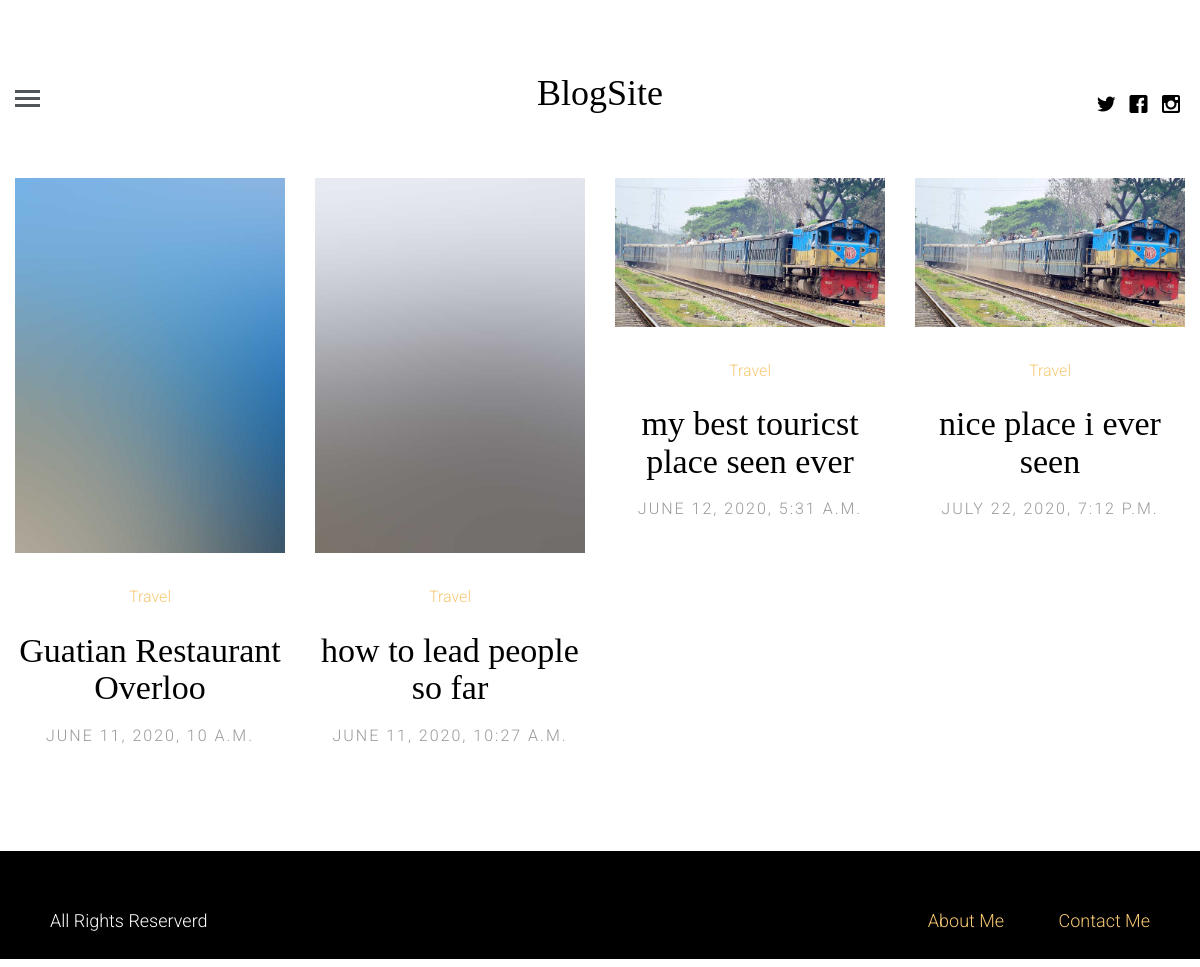
Page /category/Travel (signed in) on the committed database.
### blog/models.py (models this page shows, shortened)
class Post(models.Model):
    title = models.CharField(max_length=150)
    image = models.ImageField()
    category = models.ForeignKey(Post_Catetory, on_delete=models.CASCADE)
    description = RichTextField()
    author = models.ForeignKey(RegisterUser, on_delete=models.CASCADE)
    is_approve = models.BooleanField(default=True)
    posted = models.DateTimeField(auto_now_add=True)
    updated = models.DateTimeField(auto_now=True)

class Post_Catetory(models.Model):
    name = models.CharField(max_length=120)
    def __str__(self):
        return self.name

### blog/views.py (the view)
# urls.py: path('category/<name>', views.post_category, name='post_category'),
def post_category(request, name):
    category = get_object_or_404(Post_Catetory, name=name)
    posts = Post.objects.filter(category=category)
    context = {
        'posts':posts,
    }
    template = 'post_category.html'
    return render(request, template, context)

### templates/post_category.html (shortened to what this page needs)
{% extends 'base.html' %}
{% block content %}
	<div class="container-fluid">
		<div class="row fh5co-post-entry">
			{% for post in posts %}
			<article class="col-lg-3 col-md-3 col-sm-3 col-xs-6 col-xxs-12 animate-box">
				<figure>
					<a href="{% url 'blog:post_detail' post.id %}"><img src="{{ post.image.url }}" alt="Image" class="img-responsive"></a>
				</figure>
				<span class="fh5co-meta"><a href="{% url 'blog:post_category' name=post.category.name %}">{{ post.category }}</a></span>
				<h2 class="fh5co-article-title"><a href="{% url 'blog:post_detail' post.id %}">{{ post.title }}</a></h2>
				<span class="fh5co-meta fh5co-date">{{ post.posted }}</span>
			</article>
			{% endfor %}
		</div>
	</div>
{% endblock content %}

### static/style.css (style rules this page uses)
html { background: #fff; }
body { font-family: "Roboto", arial, sans-serif; font-size: 18px; font-weight: 300; line-height: 1.8; color: #222; background: #fff; }
a { color: #f7c873; -webkit-transition: 0.5s; -o-transition: 0.5s; transition: 0.5s; }
h1, h2, h3, h4, h5, h6 { font-family: "Playfair Display", times, serif; color: #000; }
.fh5co-post-entry article { text-align: center; float: left; margin-bottom: 110px; padding-left: 2em; padding-right: 2em; }
@media screen and (max-width: 1200px) { .fh5co-post-entry article { margin-bottom: 80px; padding-left: 15px; padding-right: 15px; } }
.fh5co-post-entry article a img { opacity: 1; -webkit-transition: 0.5s; -o-transition: 0.5s; transition: 0.5s; }
.fh5co-post-entry article figure { margin-bottom: 30px; }
.fh5co-post-entry article h2 { font-family: "Playfair Display", times, serif; font-size: 34px; color: #000; margin-bottom: 15px; }
.fh5co-post-entry article h2 a { color: #000; }
.fh5co-post-entry article .fh5co-meta { font-size: 16px; font-family: "Roboto", arial, sans-serif; color: #999999; margin-bottom: 20px; display: block; }
.fh5co-post-entry article .fh5co-meta.fh5co-date { text-transform: uppercase; letter-spacing: 2px; }
.js .to-animate, .js .to-animate-2, .js .animate-box { opacity: 0; }
.img-responsive { width: 100%; }

### rows in the picture
Post: image (picture), category "Travel", title "Guatian Restaurant Overloo", posted "JUNE 11, 2020, 10 A.M."
Post: image (picture), category "Travel", title "how to lead people so far", posted "JUNE 11, 2020, 10:27 A.M."
Post: image (picture), category "Travel", title "my best touricst place seen ever", posted "JUNE 12, 2020, 5:31 A.M."
Post: image (picture), category "Travel", title "nice place i ever seen", posted "JULY 22, 2020, 7:12 P.M."
